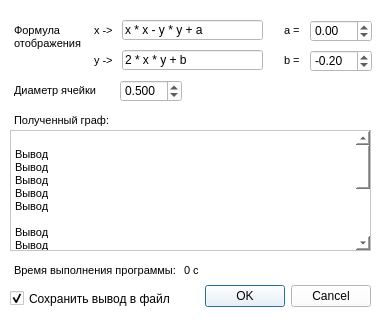
<?xml version="1.0" encoding="UTF-8"?>
<ui version="4.0">
 <class>Dialog</class>
 <widget class="QDialog" name="Dialog">
  <property name="geometry">
   <rect>
    <x>0</x>
    <y>0</y>
    <width>384</width>
    <height>326</height>
   </rect>
  </property>
  <property name="focusPolicy">
   <enum>Qt::NoFocus</enum>
  </property>
  <property name="acceptDrops">
   <bool>false</bool>
  </property>
  <property name="windowTitle">
   <string>Dialog</string>
  </property>
  <property name="autoFillBackground">
   <bool>false</bool>
  </property>
  <property name="styleSheet">
   <string notr="true">background-color: rgb(255, 255, 255);</string>
  </property>
  <widget class="QDialogButtonBox" name="buttonBox">
   <property name="geometry">
    <rect>
     <x>200</x>
     <y>280</y>
     <width>171</width>
     <height>32</height>
    </rect>
   </property>
   <property name="orientation">
    <enum>Qt::Horizontal</enum>
   </property>
   <property name="standardButtons">
    <set>QDialogButtonBox::Cancel|QDialogButtonBox::Ok</set>
   </property>
  </widget>
  <widget class="QLineEdit" name="x_formula">
   <property name="geometry">
    <rect>
     <x>122</x>
     <y>20</y>
     <width>141</width>
     <height>20</height>
    </rect>
   </property>
   <property name="text">
    <string>x * x - y * y + a</string>
   </property>
  </widget>
  <widget class="QLineEdit" name="y_formula">
   <property name="geometry">
    <rect>
     <x>122</x>
     <y>50</y>
     <width>141</width>
     <height>20</height>
    </rect>
   </property>
   <property name="text">
    <string>2 * x * y + b</string>
   </property>
  </widget>
  <widget class="QDoubleSpinBox" name="a_value">
   <property name="geometry">
    <rect>
     <x>310</x>
     <y>20</y>
     <width>62</width>
     <height>22</height>
    </rect>
   </property>
   <property name="minimum">
    <double>-99.900000000000006</double>
   </property>
   <property name="singleStep">
    <double>0.100000000000000</double>
   </property>
  </widget>
  <widget class="QCheckBox" name="checkBox">
   <property name="geometry">
    <rect>
     <x>10</x>
     <y>290</y>
     <width>171</width>
     <height>17</height>
    </rect>
   </property>
   <property name="tabletTracking">
    <bool>false</bool>
   </property>
   <property name="contextMenuPolicy">
    <enum>Qt::ActionsContextMenu</enum>
   </property>
   <property name="text">
    <string>Сохранить вывод в файл</string>
   </property>
   <property name="checked">
    <bool>true</bool>
   </property>
   <property name="tristate">
    <bool>false</bool>
   </property>
  </widget>
  <widget class="QDoubleSpinBox" name="b_value">
   <property name="geometry">
    <rect>
     <x>310</x>
     <y>50</y>
     <width>62</width>
     <height>22</height>
    </rect>
   </property>
   <property name="minimum">
    <double>-99.900000000000006</double>
   </property>
   <property name="singleStep">
    <double>0.100000000000000</double>
   </property>
   <property name="value">
    <double>-0.200000000000000</double>
   </property>
  </widget>
  <widget class="QTextBrowser" name="output_text">
   <property name="geometry">
    <rect>
     <x>10</x>
     <y>130</y>
     <width>361</width>
     <height>121</height>
    </rect>
   </property>
   <property name="html">
    <string>&lt;!DOCTYPE HTML PUBLIC &quot;-//W3C//DTD HTML 4.0//EN&quot; &quot;http://www.w3.org/TR/REC-html40/strict.dtd&quot;&gt;
&lt;html&gt;&lt;head&gt;&lt;meta name=&quot;qrichtext&quot; content=&quot;1&quot; /&gt;&lt;style type=&quot;text/css&quot;&gt;
p, li { white-space: pre-wrap; }
&lt;/style&gt;&lt;/head&gt;&lt;body style=&quot; font-family:'MS Shell Dlg 2'; font-size:8.25pt; font-weight:400; font-style:normal;&quot;&gt;
&lt;p style=&quot;-qt-paragraph-type:empty; margin-top:0px; margin-bottom:0px; margin-left:0px; margin-right:0px; -qt-block-indent:0; text-indent:0px;&quot;&gt;&lt;br /&gt;&lt;/p&gt;
&lt;p style=&quot; margin-top:0px; margin-bottom:0px; margin-left:0px; margin-right:0px; -qt-block-indent:0; text-indent:0px;&quot;&gt;Вывод&lt;/p&gt;
&lt;p style=&quot; margin-top:0px; margin-bottom:0px; margin-left:0px; margin-right:0px; -qt-block-indent:0; text-indent:0px;&quot;&gt;Вывод&lt;/p&gt;
&lt;p style=&quot; margin-top:0px; margin-bottom:0px; margin-left:0px; margin-right:0px; -qt-block-indent:0; text-indent:0px;&quot;&gt;Вывод&lt;/p&gt;
&lt;p style=&quot; margin-top:0px; margin-bottom:0px; margin-left:0px; margin-right:0px; -qt-block-indent:0; text-indent:0px;&quot;&gt;Вывод&lt;/p&gt;
&lt;p style=&quot; margin-top:0px; margin-bottom:0px; margin-left:0px; margin-right:0px; -qt-block-indent:0; text-indent:0px;&quot;&gt;Вывод&lt;/p&gt;
&lt;p style=&quot;-qt-paragraph-type:empty; margin-top:0px; margin-bottom:0px; margin-left:0px; margin-right:0px; -qt-block-indent:0; text-indent:0px;&quot;&gt;&lt;br /&gt;&lt;/p&gt;
&lt;p style=&quot; margin-top:0px; margin-bottom:0px; margin-left:0px; margin-right:0px; -qt-block-indent:0; text-indent:0px;&quot;&gt;Вывод&lt;/p&gt;
&lt;p style=&quot; margin-top:0px; margin-bottom:0px; margin-left:0px; margin-right:0px; -qt-block-indent:0; text-indent:0px;&quot;&gt;Вывод&lt;/p&gt;
&lt;p style=&quot; margin-top:0px; margin-bottom:0px; margin-left:0px; margin-right:0px; -qt-block-indent:0; text-indent:0px;&quot;&gt;Вывод&lt;/p&gt;
&lt;p style=&quot; margin-top:0px; margin-bottom:0px; margin-left:0px; margin-right:0px; -qt-block-indent:0; text-indent:0px;&quot;&gt;Вывод&lt;/p&gt;
&lt;p style=&quot; margin-top:0px; margin-bottom:0px; margin-left:0px; margin-right:0px; -qt-block-indent:0; text-indent:0px;&quot;&gt;Вывод&lt;/p&gt;
&lt;p style=&quot;-qt-paragraph-type:empty; margin-top:0px; margin-bottom:0px; margin-left:0px; margin-right:0px; -qt-block-indent:0; text-indent:0px;&quot;&gt;&lt;br /&gt;&lt;/p&gt;
&lt;p style=&quot; margin-top:0px; margin-bottom:0px; margin-left:0px; margin-right:0px; -qt-block-indent:0; text-indent:0px;&quot;&gt;Вывод&lt;/p&gt;
&lt;p style=&quot; margin-top:0px; margin-bottom:0px; margin-left:0px; margin-right:0px; -qt-block-indent:0; text-indent:0px;&quot;&gt;Вывод&lt;/p&gt;
&lt;p style=&quot; margin-top:0px; margin-bottom:0px; margin-left:0px; margin-right:0px; -qt-block-indent:0; text-indent:0px;&quot;&gt;Вывод&lt;/p&gt;
&lt;p style=&quot; margin-top:0px; margin-bottom:0px; margin-left:0px; margin-right:0px; -qt-block-indent:0; text-indent:0px;&quot;&gt;Вывод&lt;/p&gt;
&lt;p style=&quot; margin-top:0px; margin-bottom:0px; margin-left:0px; margin-right:0px; -qt-block-indent:0; text-indent:0px;&quot;&gt;Вывод&lt;/p&gt;&lt;/body&gt;&lt;/html&gt;</string>
   </property>
  </widget>
  <widget class="QTextBrowser" name="textBrowser_2">
   <property name="geometry">
    <rect>
     <x>10</x>
     <y>20</y>
     <width>81</width>
     <height>51</height>
    </rect>
   </property>
   <property name="styleSheet">
    <string notr="true"/>
   </property>
   <property name="frameShape">
    <enum>QFrame::NoFrame</enum>
   </property>
   <property name="html">
    <string>&lt;!DOCTYPE HTML PUBLIC &quot;-//W3C//DTD HTML 4.0//EN&quot; &quot;http://www.w3.org/TR/REC-html40/strict.dtd&quot;&gt;
&lt;html&gt;&lt;head&gt;&lt;meta name=&quot;qrichtext&quot; content=&quot;1&quot; /&gt;&lt;style type=&quot;text/css&quot;&gt;
p, li { white-space: pre-wrap; }
&lt;/style&gt;&lt;/head&gt;&lt;body style=&quot; font-family:'MS Shell Dlg 2'; font-size:8.25pt; font-weight:400; font-style:normal;&quot;&gt;
&lt;p style=&quot; margin-top:0px; margin-bottom:0px; margin-left:0px; margin-right:0px; -qt-block-indent:0; text-indent:0px;&quot;&gt;Формула отображения&lt;/p&gt;&lt;/body&gt;&lt;/html&gt;</string>
   </property>
  </widget>
  <widget class="QTextBrowser" name="textBrowser_3">
   <property name="geometry">
    <rect>
     <x>90</x>
     <y>20</y>
     <width>31</width>
     <height>31</height>
    </rect>
   </property>
   <property name="frameShape">
    <enum>QFrame::NoFrame</enum>
   </property>
   <property name="html">
    <string>&lt;!DOCTYPE HTML PUBLIC &quot;-//W3C//DTD HTML 4.0//EN&quot; &quot;http://www.w3.org/TR/REC-html40/strict.dtd&quot;&gt;
&lt;html&gt;&lt;head&gt;&lt;meta name=&quot;qrichtext&quot; content=&quot;1&quot; /&gt;&lt;style type=&quot;text/css&quot;&gt;
p, li { white-space: pre-wrap; }
&lt;/style&gt;&lt;/head&gt;&lt;body style=&quot; font-family:'MS Shell Dlg 2'; font-size:8.25pt; font-weight:400; font-style:normal;&quot;&gt;
&lt;p style=&quot; margin-top:0px; margin-bottom:0px; margin-left:0px; margin-right:0px; -qt-block-indent:0; text-indent:0px;&quot;&gt;x -&amp;gt; &lt;/p&gt;&lt;/body&gt;&lt;/html&gt;</string>
   </property>
  </widget>
  <widget class="QTextBrowser" name="textBrowser_4">
   <property name="geometry">
    <rect>
     <x>90</x>
     <y>50</y>
     <width>31</width>
     <height>31</height>
    </rect>
   </property>
   <property name="frameShape">
    <enum>QFrame::NoFrame</enum>
   </property>
   <property name="html">
    <string>&lt;!DOCTYPE HTML PUBLIC &quot;-//W3C//DTD HTML 4.0//EN&quot; &quot;http://www.w3.org/TR/REC-html40/strict.dtd&quot;&gt;
&lt;html&gt;&lt;head&gt;&lt;meta name=&quot;qrichtext&quot; content=&quot;1&quot; /&gt;&lt;style type=&quot;text/css&quot;&gt;
p, li { white-space: pre-wrap; }
&lt;/style&gt;&lt;/head&gt;&lt;body style=&quot; font-family:'MS Shell Dlg 2'; font-size:8.25pt; font-weight:400; font-style:normal;&quot;&gt;
&lt;p style=&quot; margin-top:0px; margin-bottom:0px; margin-left:0px; margin-right:0px; -qt-block-indent:0; text-indent:0px;&quot;&gt;y -&amp;gt; &lt;/p&gt;&lt;/body&gt;&lt;/html&gt;</string>
   </property>
  </widget>
  <widget class="QTextBrowser" name="textBrowser_5">
   <property name="geometry">
    <rect>
     <x>280</x>
     <y>20</y>
     <width>41</width>
     <height>21</height>
    </rect>
   </property>
   <property name="frameShape">
    <enum>QFrame::NoFrame</enum>
   </property>
   <property name="html">
    <string>&lt;!DOCTYPE HTML PUBLIC &quot;-//W3C//DTD HTML 4.0//EN&quot; &quot;http://www.w3.org/TR/REC-html40/strict.dtd&quot;&gt;
&lt;html&gt;&lt;head&gt;&lt;meta name=&quot;qrichtext&quot; content=&quot;1&quot; /&gt;&lt;style type=&quot;text/css&quot;&gt;
p, li { white-space: pre-wrap; }
&lt;/style&gt;&lt;/head&gt;&lt;body style=&quot; font-family:'MS Shell Dlg 2'; font-size:8.25pt; font-weight:400; font-style:normal;&quot;&gt;
&lt;p style=&quot; margin-top:0px; margin-bottom:0px; margin-left:0px; margin-right:0px; -qt-block-indent:0; text-indent:0px;&quot;&gt;a = &lt;/p&gt;&lt;/body&gt;&lt;/html&gt;</string>
   </property>
  </widget>
  <widget class="QTextBrowser" name="textBrowser_6">
   <property name="geometry">
    <rect>
     <x>10</x>
     <y>80</y>
     <width>101</width>
     <height>31</height>
    </rect>
   </property>
   <property name="frameShape">
    <enum>QFrame::NoFrame</enum>
   </property>
   <property name="html">
    <string>&lt;!DOCTYPE HTML PUBLIC &quot;-//W3C//DTD HTML 4.0//EN&quot; &quot;http://www.w3.org/TR/REC-html40/strict.dtd&quot;&gt;
&lt;html&gt;&lt;head&gt;&lt;meta name=&quot;qrichtext&quot; content=&quot;1&quot; /&gt;&lt;style type=&quot;text/css&quot;&gt;
p, li { white-space: pre-wrap; }
&lt;/style&gt;&lt;/head&gt;&lt;body style=&quot; font-family:'MS Shell Dlg 2'; font-size:8.25pt; font-weight:400; font-style:normal;&quot;&gt;
&lt;p style=&quot; margin-top:0px; margin-bottom:0px; margin-left:0px; margin-right:0px; -qt-block-indent:0; text-indent:0px;&quot;&gt;Диаметр ячейки&lt;/p&gt;&lt;/body&gt;&lt;/html&gt;</string>
   </property>
  </widget>
  <widget class="QDoubleSpinBox" name="d_value">
   <property name="geometry">
    <rect>
     <x>120</x>
     <y>80</y>
     <width>62</width>
     <height>22</height>
    </rect>
   </property>
   <property name="decimals">
    <number>3</number>
   </property>
   <property name="maximum">
    <double>5.000000000000000</double>
   </property>
   <property name="singleStep">
    <double>0.100000000000000</double>
   </property>
   <property name="value">
    <double>0.500000000000000</double>
   </property>
  </widget>
  <widget class="QTextBrowser" name="textBrowser_7">
   <property name="geometry">
    <rect>
     <x>10</x>
     <y>110</y>
     <width>161</width>
     <height>31</height>
    </rect>
   </property>
   <property name="frameShape">
    <enum>QFrame::NoFrame</enum>
   </property>
   <property name="html">
    <string>&lt;!DOCTYPE HTML PUBLIC &quot;-//W3C//DTD HTML 4.0//EN&quot; &quot;http://www.w3.org/TR/REC-html40/strict.dtd&quot;&gt;
&lt;html&gt;&lt;head&gt;&lt;meta name=&quot;qrichtext&quot; content=&quot;1&quot; /&gt;&lt;style type=&quot;text/css&quot;&gt;
p, li { white-space: pre-wrap; }
&lt;/style&gt;&lt;/head&gt;&lt;body style=&quot; font-family:'MS Shell Dlg 2'; font-size:8.25pt; font-weight:400; font-style:normal;&quot;&gt;
&lt;p style=&quot; margin-top:0px; margin-bottom:0px; margin-left:0px; margin-right:0px; -qt-block-indent:0; text-indent:0px;&quot;&gt;Полученный граф:&lt;/p&gt;&lt;/body&gt;&lt;/html&gt;</string>
   </property>
  </widget>
  <widget class="QTextBrowser" name="textBrowser_8">
   <property name="geometry">
    <rect>
     <x>280</x>
     <y>50</y>
     <width>41</width>
     <height>21</height>
    </rect>
   </property>
   <property name="frameShape">
    <enum>QFrame::NoFrame</enum>
   </property>
   <property name="html">
    <string>&lt;!DOCTYPE HTML PUBLIC &quot;-//W3C//DTD HTML 4.0//EN&quot; &quot;http://www.w3.org/TR/REC-html40/strict.dtd&quot;&gt;
&lt;html&gt;&lt;head&gt;&lt;meta name=&quot;qrichtext&quot; content=&quot;1&quot; /&gt;&lt;style type=&quot;text/css&quot;&gt;
p, li { white-space: pre-wrap; }
&lt;/style&gt;&lt;/head&gt;&lt;body style=&quot; font-family:'MS Shell Dlg 2'; font-size:8.25pt; font-weight:400; font-style:normal;&quot;&gt;
&lt;p style=&quot; margin-top:0px; margin-bottom:0px; margin-left:0px; margin-right:0px; -qt-block-indent:0; text-indent:0px;&quot;&gt;b = &lt;/p&gt;&lt;/body&gt;&lt;/html&gt;</string>
   </property>
  </widget>
  <widget class="QTextBrowser" name="textBrowser_9">
   <property name="geometry">
    <rect>
     <x>10</x>
     <y>260</y>
     <width>171</width>
     <height>21</height>
    </rect>
   </property>
   <property name="frameShape">
    <enum>QFrame::NoFrame</enum>
   </property>
   <property name="html">
    <string>&lt;!DOCTYPE HTML PUBLIC &quot;-//W3C//DTD HTML 4.0//EN&quot; &quot;http://www.w3.org/TR/REC-html40/strict.dtd&quot;&gt;
&lt;html&gt;&lt;head&gt;&lt;meta name=&quot;qrichtext&quot; content=&quot;1&quot; /&gt;&lt;style type=&quot;text/css&quot;&gt;
p, li { white-space: pre-wrap; }
&lt;/style&gt;&lt;/head&gt;&lt;body style=&quot; font-family:'MS Shell Dlg 2'; font-size:8.25pt; font-weight:400; font-style:normal;&quot;&gt;
&lt;p style=&quot; margin-top:0px; margin-bottom:0px; margin-left:0px; margin-right:0px; -qt-block-indent:0; text-indent:0px;&quot;&gt;Время выполнения программы: &lt;/p&gt;&lt;/body&gt;&lt;/html&gt;</string>
   </property>
  </widget>
  <widget class="QTextBrowser" name="time_text">
   <property name="geometry">
    <rect>
     <x>180</x>
     <y>260</y>
     <width>41</width>
     <height>21</height>
    </rect>
   </property>
   <property name="frameShape">
    <enum>QFrame::NoFrame</enum>
   </property>
   <property name="html">
    <string>&lt;!DOCTYPE HTML PUBLIC &quot;-//W3C//DTD HTML 4.0//EN&quot; &quot;http://www.w3.org/TR/REC-html40/strict.dtd&quot;&gt;
&lt;html&gt;&lt;head&gt;&lt;meta name=&quot;qrichtext&quot; content=&quot;1&quot; /&gt;&lt;style type=&quot;text/css&quot;&gt;
p, li { white-space: pre-wrap; }
&lt;/style&gt;&lt;/head&gt;&lt;body style=&quot; font-family:'MS Shell Dlg 2'; font-size:8.25pt; font-weight:400; font-style:normal;&quot;&gt;
&lt;p style=&quot; margin-top:0px; margin-bottom:0px; margin-left:0px; margin-right:0px; -qt-block-indent:0; text-indent:0px;&quot;&gt;0 c&lt;/p&gt;&lt;/body&gt;&lt;/html&gt;</string>
   </property>
  </widget>
  <zorder>textBrowser_8</zorder>
  <zorder>textBrowser_7</zorder>
  <zorder>buttonBox</zorder>
  <zorder>x_formula</zorder>
  <zorder>y_formula</zorder>
  <zorder>checkBox</zorder>
  <zorder>output_text</zorder>
  <zorder>textBrowser_2</zorder>
  <zorder>textBrowser_3</zorder>
  <zorder>textBrowser_4</zorder>
  <zorder>textBrowser_5</zorder>
  <zorder>textBrowser_6</zorder>
  <zorder>d_value</zorder>
  <zorder>a_value</zorder>
  <zorder>b_value</zorder>
  <zorder>textBrowser_9</zorder>
  <zorder>time_text</zorder>
 </widget>
 <resources/>
 <connections>
  <connection>
   <sender>buttonBox</sender>
   <signal>accepted()</signal>
   <receiver>Dialog</receiver>
   <slot>accept()</slot>
   <hints>
    <hint type="sourcelabel">
     <x>248</x>
     <y>254</y>
    </hint>
    <hint type="destinationlabel">
     <x>157</x>
     <y>274</y>
    </hint>
   </hints>
  </connection>
  <connection>
   <sender>buttonBox</sender>
   <signal>rejected()</signal>
   <receiver>Dialog</receiver>
   <slot>reject()</slot>
   <hints>
    <hint type="sourcelabel">
     <x>316</x>
     <y>260</y>
    </hint>
    <hint type="destinationlabel">
     <x>286</x>
     <y>274</y>
    </hint>
   </hints>
  </connection>
 </connections>
</ui>
